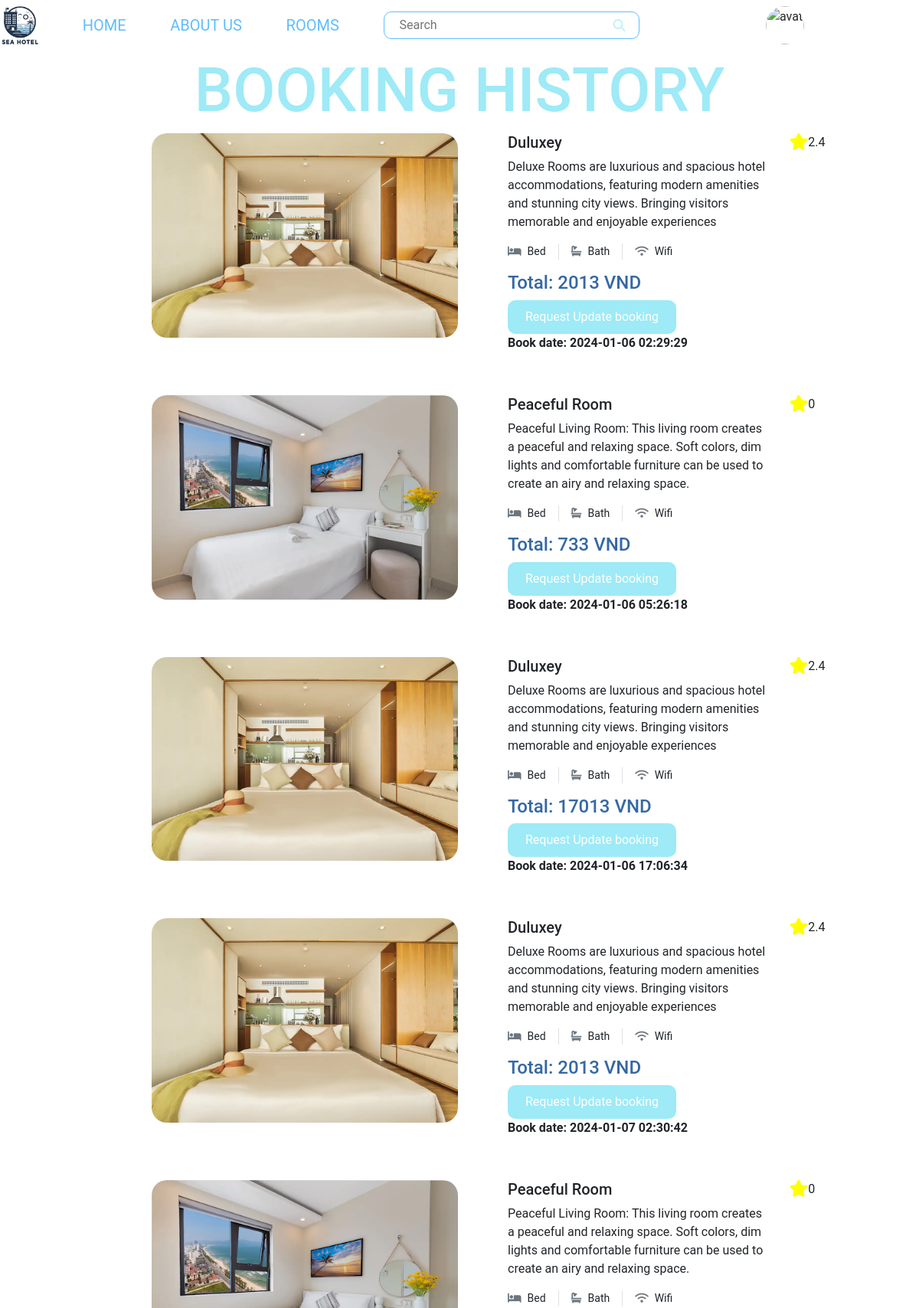
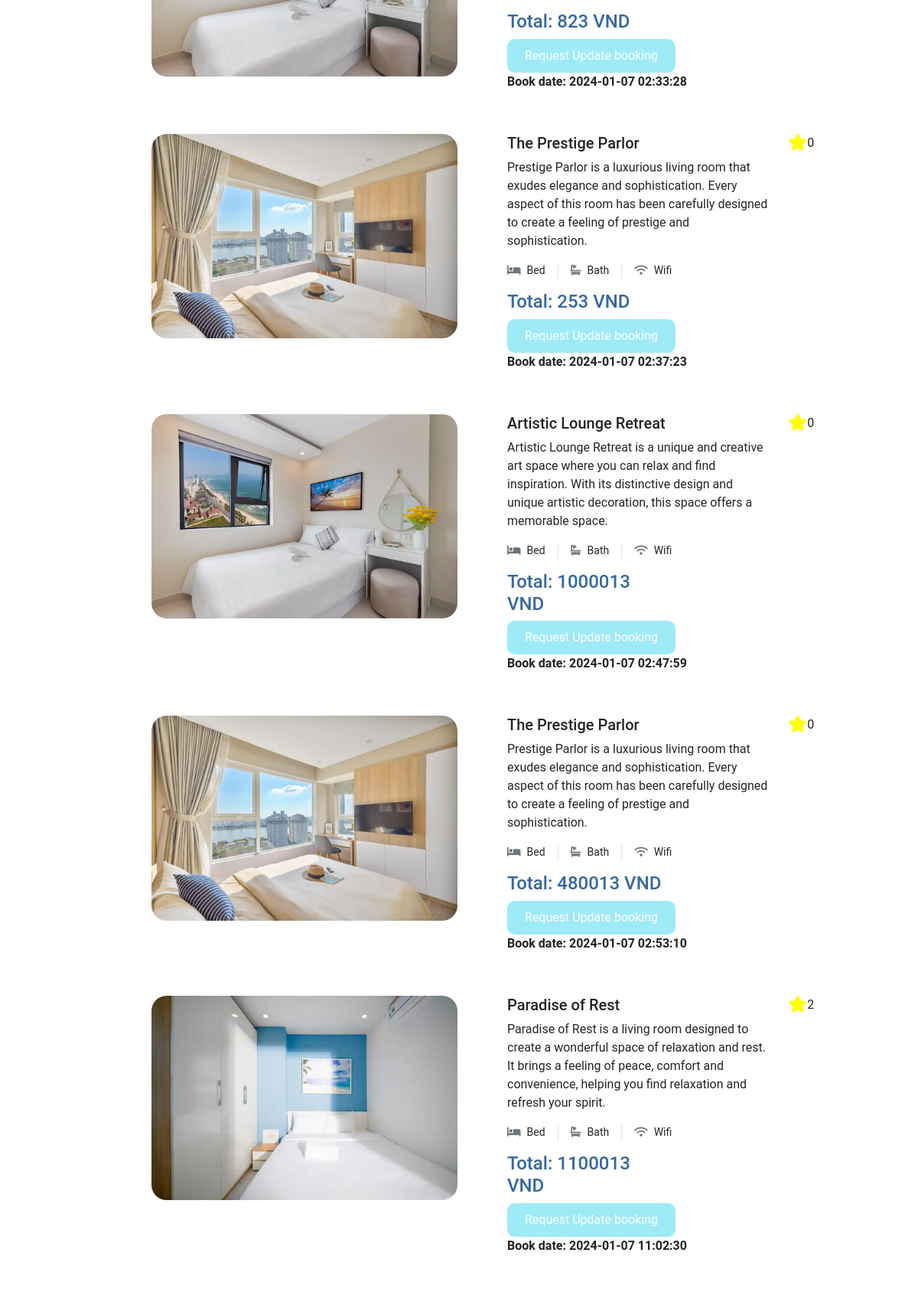
The page /booking_history (signed in, upper part) on the database its author committed (2 pictures, top to bottom).
### tables this page shows
CREATE TABLE `users` (
  `id` int(11) NOT NULL,
  `name` varchar(100) NOT NULL,
  `avatar` varchar(500) NOT NULL DEFAULT 'public/images/avatar.png',
  `password` varchar(500) NOT NULL,
  `phone` varchar(15) NOT NULL,
  `email` varchar(50) NOT NULL,
  `age` int(11) NOT NULL,
  `gender` varchar(10) NOT NULL,
  `role` varchar(20) DEFAULT 'user',
  `availability` int(11) DEFAULT 1
);

CREATE TABLE `detail_room` (
  `id` int(11) NOT NULL,
  `id_room` int(11) NOT NULL,
  `image_url` varchar(15000) DEFAULT NULL
);

CREATE TABLE `rooms` (
  `id` int(11) NOT NULL,
  `name` varchar(100) NOT NULL,
  `type` varchar(50) NOT NULL,
  `price` decimal(10,2) NOT NULL,
  `availability` tinyint(1) NOT NULL,
  `description` varchar(500) NOT NULL,
  `rating` tinyint(4) NOT NULL
);

CREATE TABLE `bill` (
  `id` int(11) NOT NULL,
  `id_booking` int(11) NOT NULL,
  `date` datetime DEFAULT NULL,
  `total_price` decimal(10,0) DEFAULT NULL
);

### app/Views/booking_history/booking_history.view.php (called while the page is built, shortened)
<?php
    require "app/Views/layouts/header.php";
    require "app/Views/layouts/navbar.php";
    require "cardbookinghistory.view.php";
?>

### app/Controllers/booking/booking_history.controller.php (called while the page is built, shortened)
<?php
    require "app/Models/home/card.model.php";
    require "app/Models/home/detailroom.model.php";
    require "app/Models/booking_history/booking_history.model.php";
    $booked_rooms_information = get_user_booking_info($_SESSION['id'] );
    require "app/Views/booking_history/booking_history.view.php";
?>

### index.php (called while the page is built, shortened)
<?php
    require 'router.php';
?>

### app/Models/booking_history/booking_history.model.php (called while the page is built)
<?php require ("./app/Databases/database.php"); ?>
<?php
function get_user_booking_info($user_id)
{
    global $connection;
    $query = "SELECT booking.id, booking.availability, booking.check_in_date,booking.check_out_date, users.name, rooms.id AS room_id, rooms.name AS room_name, rooms.price, rooms.description, bill.total_price, bill.date
    FROM users
    INNER JOIN booking ON users.id = booking.id_user
    INNER JOIN bill ON bill.id_booking = booking.id
    INNER JOIN rooms ON booking.id_room = rooms.id
    WHERE users.id = :user_id;";
    $statement = $connection->prepare($query);
    $statement->bindParam(':user_id', $user_id);
    $statement->execute();
    $results = $statement->fetchAll();
    return $results;
}
?>

### app/Models/home/detailroom.model.php (called while the page is built)
<?php
    function getRoomImages($roomId) {
        global $connection;
        try {
            $query = "SELECT image_url FROM Detail_room WHERE id_room = :roomId";
            $statement =$connection->prepare($query);
            $statement->bindParam(':roomId', $roomId, PDO::PARAM_INT);
            $statement->execute();
            $images = $statement->fetchAll(PDO::FETCH_ASSOC);
            return $images;
        } catch (PDOException $e) {
            echo "Error: " . $e->getMessage();
        }
    }
?>

### app/Models/home/card.model.php (called while the page is built, shortened)
<?php
    function selectAVGRatingRoom($roomId)
{
    global $connection;
    $stt = $connection->prepare("SELECT AVG(feedback.rating) as average_rating
        FROM rooms
        LEFT JOIN feedback ON rooms.id = feedback.id_room
        WHERE rooms.id = :roomId"
    );
    $stt->bindParam(':roomId', $roomId, PDO::PARAM_INT);
    $stt->execute();
    $result = $stt->fetch(PDO::FETCH_ASSOC);
    return $result['average_rating'];
}
?>

### app/Views/booking_history/cardbookinghistory.view.php (the view, shortened to what this page needs)
<link rel="stylesheet" href="public/css/booking_history.css">
<div class="body--content container">
    <div class="title">
        <h3 id="title-booking-history-room">BOOKING HISTORY</h3>
    </div>
</div>
<?php foreach ($booked_rooms_information as $room) :?>
<?php if($room['availability']) :?>
<div class="card-room-booking-history row container">
    <div class="col-md-2"></div>
    <?php
        $images = getRoomImages($room['room_id']);
        if(!empty($images)):
    ?>
    <div class="card-left col-md-5 justify-content-end">
        <a href="/detail_room?id_room=<?php echo $room['room_id'] ?>"><img id="image-room" src="<?php echo $images[0]['image_url'] ?>" alt="image-room"></a>
    </div>
    <?php endif ?>
    <div class="row col-md-5">
        <div class="col-md-10">
            <h5><?php echo $room['room_name'] ?></h5>
            <p><?php echo $room['description'] ?></p>
        </div>
        <div class="col-md-1" id="ratingContainer"><i class="fa-solid fa-star" style="color:yellow; font-size:22px"></i><?php echo round($rating = selectAVGRatingRoom($room['room_id']),1);?></div>
        <div class="d-flex mb-3">
            <small class="border-end me-3 pe-3"><i class="fa fa-bed text-secondary me-2">
                </i>Bed</small>
            <small class="border-end me-3 pe-3"><i class="fa fa-bath text-secondary me-2">
                </i>Bath</small>
            <small><i class="fa fa-wifi text-secondary me-2">
                </i>Wifi</small>
        </div>
        <div>
            <h4 class="col-md-6" style="color: #3568A4;">Total: <?php echo $room['total_price'] ?> VND</h4>
            <input type="submit" onclick="submitContactForm()" id="requestButton" class="btn_card_cancel btn-primary" value="Request Update booking">
        </div>
        <p id="booking_date">Book date: <?php echo $room['date']  ?></p>
    </div>
</div>
<?php endif?>
<?php endforeach ?>

### public/css/navbar.css (style rules this page uses)
* { margin: 0; padding: 0; font-family: 'Roboto', sans-serif; }

### public/css/booking_history.css (style rules this page uses)
.title > #title-booking-history-room { color: #9EEAF7; margin-top: 70px; font-size: 80px; text-align: center; }
.card-room-booking-history { margin-bottom: 40px; }
#image-room { width: 400px; border-radius: 20px; }
.btn_card_cancel { background-color: #9EEAF7; color: white; padding: 10px 20px; border: none; border-radius: 10px; cursor: pointer; font-size: 16px; }
.btn_card_cancel { width: 220px !important; }
#booking_date { font-weight: 600; }
#ratingContainer { display:flex; }

### rows shown on the page
users: detail_room.image_url (picture), rooms.name "Duluxey", rooms.description "Deluxe Rooms are luxurious and spacious hotel accommodations, featuring modern amenities and stunning city views. Bringing visitors memorable and enjoyable experiences", room_id "2.4", bill.total_price "2013", bill.date "2024-01-06 02:29:29", rooms.name "Peaceful Room", rooms.description "Peaceful Living Room: This living room creates a peaceful and relaxing space. Soft colors, dim lights and comfortable furniture can be used to create an airy and relaxing space.", room_id "0", bill.total_price "733", bill.date "2024-01-06 05:26:18", bill.total_price "17013", bill.date "2024-01-06 17:06:34", bill.date "2024-01-07 02:30:42", bill.total_price "823", bill.date "2024-01-07 02:33:28", rooms.name "The Prestige Parlor", rooms.description "Prestige Parlor is a luxurious living room that exudes elegance and sophistication. Every aspect of this room has been carefully designed to create a feeling of prestige and sophistication.", bill.total_price "253", bill.date "2024-01-07 02:37:23", rooms.name "Artistic Lounge Retreat", rooms.description "Artistic Lounge Retreat is a unique and creative art space where you can relax and find inspiration. With its distinctive design and unique artistic decoration, this space offers a memorable space.", bill.total_price "1000013", bill.date "2024-01-07 02:47:59", bill.total_price "480013", bill.date "2024-01-07 02:53:10", rooms.name "Paradise of Rest", rooms.description "Paradise of Rest is a living room designed to create a wonderful space of relaxation and rest. It brings a feeling of peace, comfort and convenience, helping you find relaxation and refresh your spirit.", room_id "2", bill.total_price "1100013", bill.date "2024-01-07 11:02:30"
